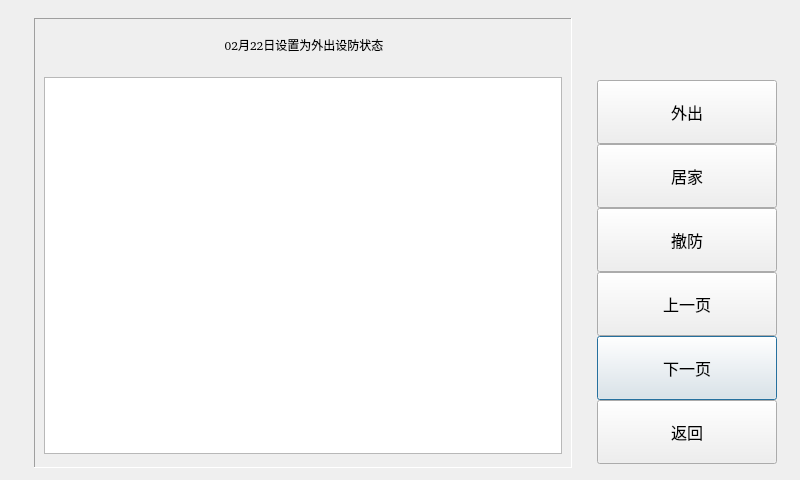
<?xml version="1.0" encoding="UTF-8"?>
<ui version="4.0">
 <class>SecurityAbnormalDialog</class>
 <widget class="QDialog" name="SecurityAbnormalDialog">
  <property name="geometry">
   <rect>
    <x>0</x>
    <y>0</y>
    <width>800</width>
    <height>480</height>
   </rect>
  </property>
  <property name="windowTitle">
   <string>Dialog</string>
  </property>
  <widget class="QTableView" name="tableViewAbnormalList">
   <property name="geometry">
    <rect>
     <x>44</x>
     <y>77</y>
     <width>518</width>
     <height>377</height>
    </rect>
   </property>
   <property name="font">
    <font>
     <family>AlArabiya</family>
     <pointsize>12</pointsize>
    </font>
   </property>
   <property name="focusPolicy">
    <enum>Qt::NoFocus</enum>
   </property>
   <property name="verticalScrollBarPolicy">
    <enum>Qt::ScrollBarAlwaysOff</enum>
   </property>
   <property name="horizontalScrollBarPolicy">
    <enum>Qt::ScrollBarAlwaysOff</enum>
   </property>
   <property name="gridStyle">
    <enum>Qt::NoPen</enum>
   </property>
  </widget>
  <widget class="CommonPushButton" name="pushButtonSecAbnormalNext">
   <property name="geometry">
    <rect>
     <x>597</x>
     <y>336</y>
     <width>180</width>
     <height>64</height>
    </rect>
   </property>
   <property name="font">
    <font>
     <family>AlArabiya</family>
     <pointsize>12</pointsize>
    </font>
   </property>
   <property name="text">
    <string>下一页</string>
   </property>
  </widget>
  <widget class="CommonPushButton" name="pushButtonSecAbnormalPrev">
   <property name="geometry">
    <rect>
     <x>597</x>
     <y>272</y>
     <width>180</width>
     <height>64</height>
    </rect>
   </property>
   <property name="font">
    <font>
     <family>AlArabiya</family>
     <pointsize>12</pointsize>
    </font>
   </property>
   <property name="text">
    <string>上一页</string>
   </property>
  </widget>
  <widget class="QFrame" name="framePanel">
   <property name="geometry">
    <rect>
     <x>34</x>
     <y>18</y>
     <width>538</width>
     <height>450</height>
    </rect>
   </property>
   <property name="frameShape">
    <enum>QFrame::Panel</enum>
   </property>
   <property name="frameShadow">
    <enum>QFrame::Sunken</enum>
   </property>
  </widget>
  <widget class="QLabel" name="label_title">
   <property name="geometry">
    <rect>
     <x>49</x>
     <y>20</y>
     <width>510</width>
     <height>50</height>
    </rect>
   </property>
   <property name="font">
    <font>
     <family>,white</family>
     <weight>50</weight>
     <italic>false</italic>
     <bold>false</bold>
    </font>
   </property>
   <property name="styleSheet">
    <string notr="true"/>
   </property>
   <property name="text">
    <string>02月22日设置为外出设防状态</string>
   </property>
   <property name="alignment">
    <set>Qt::AlignCenter</set>
   </property>
  </widget>
  <widget class="CommonPushButton" name="pushButtonSecAbnormalReturn">
   <property name="geometry">
    <rect>
     <x>597</x>
     <y>400</y>
     <width>180</width>
     <height>64</height>
    </rect>
   </property>
   <property name="font">
    <font>
     <family>AlArabiya</family>
     <pointsize>12</pointsize>
    </font>
   </property>
   <property name="text">
    <string>返回</string>
   </property>
  </widget>
  <widget class="CommonPushButton" name="pushButtonSecAbnormalDisArm">
   <property name="geometry">
    <rect>
     <x>597</x>
     <y>208</y>
     <width>180</width>
     <height>64</height>
    </rect>
   </property>
   <property name="font">
    <font>
     <family>AlArabiya</family>
     <pointsize>12</pointsize>
    </font>
   </property>
   <property name="text">
    <string>撤防</string>
   </property>
  </widget>
  <widget class="CommonPushButton" name="pushButtonSecAbnormalHome">
   <property name="geometry">
    <rect>
     <x>597</x>
     <y>144</y>
     <width>180</width>
     <height>64</height>
    </rect>
   </property>
   <property name="font">
    <font>
     <family>AlArabiya</family>
     <pointsize>12</pointsize>
    </font>
   </property>
   <property name="text">
    <string>居家</string>
   </property>
  </widget>
  <widget class="CommonPushButton" name="pushButtonSecAbnormalOut">
   <property name="geometry">
    <rect>
     <x>597</x>
     <y>80</y>
     <width>180</width>
     <height>64</height>
    </rect>
   </property>
   <property name="font">
    <font>
     <family>AlArabiya</family>
     <pointsize>12</pointsize>
    </font>
   </property>
   <property name="text">
    <string>外出</string>
   </property>
  </widget>
  <zorder>framePanel</zorder>
  <zorder>tableViewAbnormalList</zorder>
  <zorder>pushButtonSecAbnormalNext</zorder>
  <zorder>pushButtonSecAbnormalPrev</zorder>
  <zorder>label_title</zorder>
  <zorder>pushButtonSecAbnormalReturn</zorder>
  <zorder>pushButtonSecAbnormalDisArm</zorder>
  <zorder>pushButtonSecAbnormalHome</zorder>
  <zorder>pushButtonSecAbnormalOut</zorder>
 </widget>
 <customwidgets>
  <customwidget>
   <class>CommonPushButton</class>
   <extends>QPushButton</extends>
   <header>commonpushbutton.h</header>
  </customwidget>
 </customwidgets>
 <tabstops>
  <tabstop>pushButtonSecAbnormalOut</tabstop>
  <tabstop>pushButtonSecAbnormalHome</tabstop>
  <tabstop>pushButtonSecAbnormalDisArm</tabstop>
  <tabstop>pushButtonSecAbnormalPrev</tabstop>
  <tabstop>pushButtonSecAbnormalNext</tabstop>
  <tabstop>pushButtonSecAbnormalReturn</tabstop>
 </tabstops>
 <resources/>
 <connections/>
</ui>
